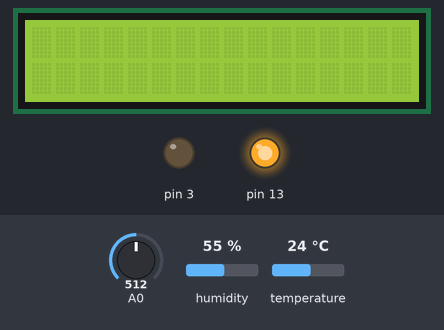
Recording of a sketch running on a simulated Arduino Uno, built with avr-gcc and run on an emulated ATmega328P. Parts: 16×2 character LCD, output pins drawn as LEDs (lit = HIGH). The test bench sets the inputs (shaded band); at power-on: humidity 55 %, A0 = 512, temperature 24 °C. What the sketch prints to the serial monitor is not drawn.

Above: at 1.2 s.
1.3 s: humidity set to 22 %
At 5.1 s:
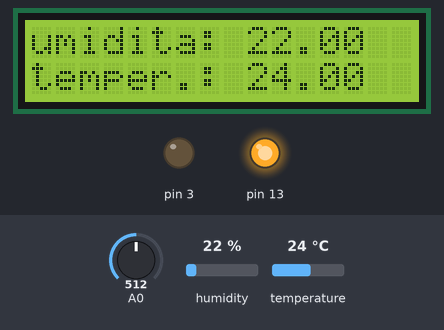
7.3 s: A0 set to 344
At 10.7 s:
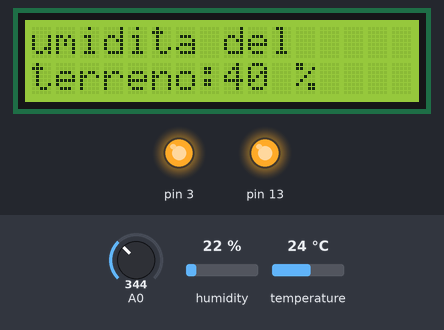
13.3 s: A0 set to 317
At 16.8 s:
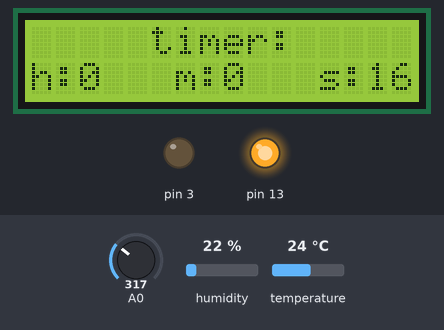
19.3 s: A0 set to 511
At 24.8 s:
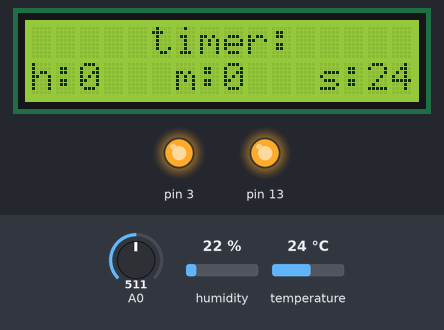
25.3 s: temperature set to 12 °C
At 28.8 s:
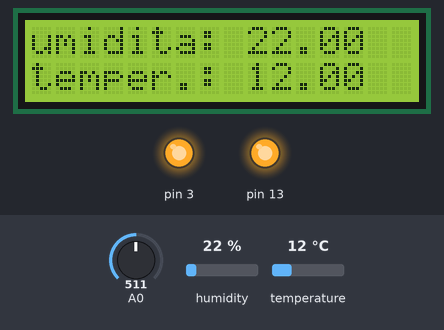
31.3 s: humidity set to 40 %
At 37.2 s:
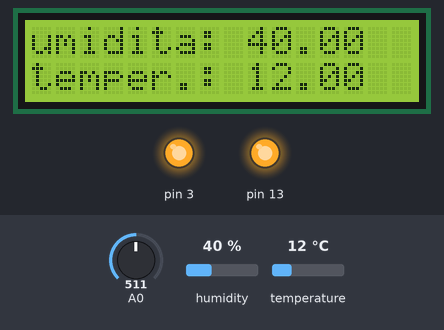
Timing chart, 0 to 38.3 s (numbered marks = the images above; inputs shaded):
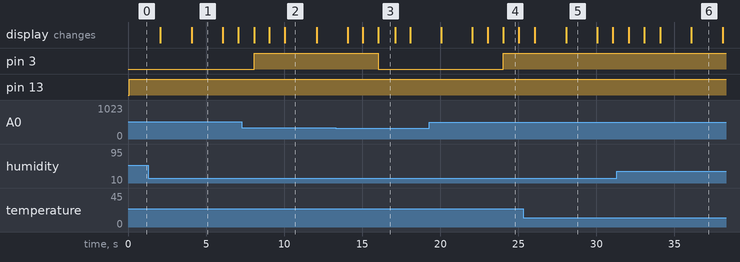

The sketch:

GREEN_HOUSE.ino
```cpp
/* This program uses the millis function which is used as a simple delay.
 * The defect of the delay is that it pauses the program completely,
 * so if you press a button while you are in delay the input will not be updated.
 * WITH THE MILLIS FUNCTION IT DOESN'T HAPPEN, YOU CAN DO MORE OPERATIONS TOGETHER.
 */
 /* I use watchdog to reset everything */
#include <avr/io.h>
#include <avr/wdt.h>
#define Reset_AVR() wdt_enable(WDTO_30MS); while(1) {}
/* variables for clock */
unsigned long ore = 0;
unsigned long minuti = 0;
unsigned long secondi = 0;
unsigned long orologio = 1000;
int refresh_schermo = 0;
/* variable for millis function */
unsigned long millisecondi;
/* variables for lamps */
unsigned long tempo1 = 0; /* tempo1 and orologio they have to start together otherwise the whole thing is out of sync */
int reset_auto = 0;
int volte_luce_buio = 0;
/* variabes for display 16x2 */
unsigned long tempo2 = 2000;
unsigned long tempo3 = 4000;
unsigned long tempo4 = 6000;
int lampada = LOW;
/* variables for capacitive soil moisure sensor
 * use two variables for soil umidity because the first
 * is refresh every eight second for command pump
 * the second is refresh every cycle for print the output
 * in to lcd 16x2
 */
int umid_terreno = 0;
int umid_terreno_lcd = 0;
unsigned long tempo5 = 8000;
int pompa = LOW;

#include <Wire.h>
#include <LiquidCrystal_I2C.h>
LiquidCrystal_I2C lcd(0x3F,16,2);

#include "DHT.h"
#define DHT_PIN 2
#define DHT_TIPO DHT22
DHT dht(DHT_PIN, DHT_TIPO);

void setup() {
  Serial.begin(19200);
  pinMode(13, OUTPUT);
  pinMode(3, OUTPUT);

  lcd.init();
  lcd.clear();
  lcd.backlight();
}


void loop() {

  umid_terreno_lcd = analogRead(A0);
  /* maps umid_terreno_lcd to get the value from 0 to 100 percent */
  umid_terreno_lcd = map(umid_terreno_lcd, 290, 380, 100, 0);
  /* read dht22 humidity and temperature and save in float variables */
  float umidita = dht.readHumidity();
  float temperatura = dht.readTemperature();

  /* CHECK IF DHT READINGS ARE SUCCESSFUL
   * if reading fails, try again
   */
  if (isnan(umidita) || isnan(temperatura)) {
    Serial.println("Errore nell lettura DHT!");
    lcd.clear();
    lcd.setCursor(0,0);
    lcd.print("ERRORE DHT");
    delay(1000);
    return;
  }

  millisecondi = millis();


/* command output every 12 hours = 43.200.000 milliseconds.
 * turning it on and then off repeatedly
 */
  if (millisecondi >= tempo1) {
    tempo1 = tempo1 + 43200000;
    if (lampada == LOW) {
      digitalWrite(13,lampada = HIGH);
    }
    else {
      digitalWrite(13,lampada = LOW);
    }
  }


/* enters the if when curent is greater than equal to time2
 * in this case 2000 milliseconds. poi impostiamo subito il
 * tempo di refresh, then we immediately set the refresh time,
 * so how long it should wait to enter the if.
 */
 /* HUMIDITY SOIL -----------------------------------------------------------*/
  if (millisecondi >= tempo2) {
    tempo2 = (tempo2 + (2000*4));

   lcd.clear();
   lcd.setCursor(0,0);
   lcd.print("umidita del");
   lcd.setCursor(0,1);
   lcd.print("terreno:");
   lcd.setCursor(8,1);
   lcd.print(umid_terreno);
   lcd.setCursor(11,1);
   lcd.print("%");
  }
 /* FINISH HUMIDITY SOIL  -------------------------------------------------------*/


 /* HUMIDITY AND TEMPERATURE AIR ----------------------------------------------------*/
  if (millisecondi >= tempo3) {
   tempo3 = (tempo3 + (2000*4));

    lcd.clear();
    lcd.setCursor(0,0);
    lcd.print("umidita: ");
    lcd.print(umidita);
    lcd.setCursor(0,1);
    lcd.print("temper.: ");
    lcd.print(temperatura);
   }
   /* FINISH HUMIDITY AND TEMPERATURE AIR------------------------------------------------*/

   /* CLOCK -------------------------------------------------------------------------- */
   /* use the variable orologio for enter in the if every second.
    * print a 12-hour timer on the screen with a duration of 4seconds and a refresh of every 1 second
    * when the 12 hours are up it starts again automatically and sets reset_auto = 1.
    * the reset_auto variable is used to reset ATmega328-PU and then reset the milliseconds
    * variable to zero before it does so automatically every 50 days or so.
    */
  if (millisecondi >= orologio) {
    secondi = secondi + 1;
    orologio = orologio + 1000;
    if (secondi > 59) {
      minuti = minuti + 1;
      secondi = 0;
      if (minuti > 59) {
        ore = ore + 1;
        minuti = 0;
        if (ore > 11) {
        /* we use this if to make the reset happen only when the 12 hours of darkness of the 45th day have passed so that we can reset the arduino.
         * If we didn't do this, the reset might happen at the time the lights WERE 12 HOURS ON. So once reset they would stay on for another 12 hours.
         * (When the sketch start/restarts the lamps will automatically light for 12 hours).
         */
          if (ore > 11 && volte_luce_buio > 1078) {
            reset_auto = 1;
          }
          else {
            reset_auto = 0;
          }
            volte_luce_buio = volte_luce_buio + 1;
            ore = 0;
        }
      }
    }
  }


   if (millisecondi >= tempo4) {
    tempo4 = (tempo4 + (1000));
    lcd.clear();
    lcd.setCursor(5,0);
    lcd.print("timer:");
    lcd.setCursor(0,1);
    lcd.print("h:");
    lcd.setCursor(2,1);
    lcd.print(ore);
    lcd.setCursor(6,1);
    lcd.print("m:");
    lcd.setCursor(8,1);
    lcd.print(minuti);
    lcd.setCursor(12,1);
    lcd.print("s:");
    lcd.setCursor(14,1);
    lcd.print(secondi);

    refresh_schermo = refresh_schermo +1;
    if (refresh_schermo > 3) {
      refresh_schermo = 0;
      tempo4 = (tempo4 + (2000*2));
    }
    }

    /* FINISH CLOCK ----------------------------------------------------------------*/


/* SECURITY SET TO 45 DAYS = 3.888.000.000 MILLISECONDS -----------------------*/
 /* this if is needed because once millis returns to zero,
  * the variable orologio will be at a very high value...
  * (FROM A QUICK CALCULATION IT SHOULD RESULT 4,320,000,000 MILLISECONDS)
  * so as soon as milli returns to zero then I reset all arduino.
  * BUT ONLY WHEN THE TIMER HAS FINISHED 12 HOURS.
 */

 //  if (millisecondi >= 3888000000 && reset_auto == 1) {
 if (reset_auto == 1) {
/*reset automatically all*/
  Reset_AVR();
}
/* FINISH SECURITY -----------------------------------------------------------------*/

/* OPERATE PUMP FOR WATERING ------------------------------------------------------*/
if (millisecondi >= tempo5) {
  umid_terreno = analogRead(A0);
  umid_terreno = map(umid_terreno, 290, 380, 100, 0);
  tempo5 = tempo5 + 8000;

  if (umid_terreno <= 50) {
    if (pompa == LOW) {
      digitalWrite(3, pompa = HIGH);
    }
  }
  if (umid_terreno > 50) {
    digitalWrite(3, pompa = LOW);
  }
}
/* FINISH PUMP ----------------------------------------------------------------------------*/
  /* print some debugging information in the serial monitor */
  Serial.print("millisecondi: ");
  Serial.print(millisecondi);
  Serial.print("   ");
  Serial.print("tempo1: ");
  Serial.print(tempo1);
  Serial.print("  ");
  Serial.print("tempo2: ");
  Serial.print(tempo2);
  Serial.print("  ");
  Serial.print("tempo3: ");
  Serial.print(tempo3);
  Serial.print("  ");
  Serial.print("tempo4: ");
  Serial.print(tempo4);
  Serial.print("  ");
  Serial.print("orologio: ");
  Serial.print(orologio);
  Serial.print("  ");
  Serial.print("ore: ");
  Serial.print(ore);
  Serial.print("  ");
  Serial.print("minuti: ");
  Serial.print(minuti);
  Serial.print("  ");
  Serial.print("secondi: ");
  Serial.print(secondi);
  Serial.print("  ");
  Serial.print("umid_te: ");
  Serial.print(umid_terreno);
  Serial.print("  ");
  Serial.print("umid_te_lcd: ");
  Serial.print(umid_terreno_lcd);
  Serial.print("  ");
  Serial.print("tempo5: ");
  Serial.print(tempo5);
  Serial.print("  ");
  Serial.print("pompa: ");
  Serial.println(pompa);
}
```

Measured:
- the behaviour switches between 335 and 334 on A0 (found by bisection; images 2 and 3)
- after the input at 13.3 s, pin 3: HIGH → LOW after 2.7 s
- after the input at 19.3 s, pin 3: LOW → HIGH after 4.7 s
- what the display in image 1 shows lasts 2.0 s, from 4.1 s to 6.1 s
- what the display in image 2 shows lasts 2.1 s, from 10.0 s to 12.1 s
- what the display in image 3 shows lasts 1.1 s, from 16.0 s to 17.1 s
- what the display in image 4 shows lasts 1.0 s, from 24.0 s to 25.0 s
